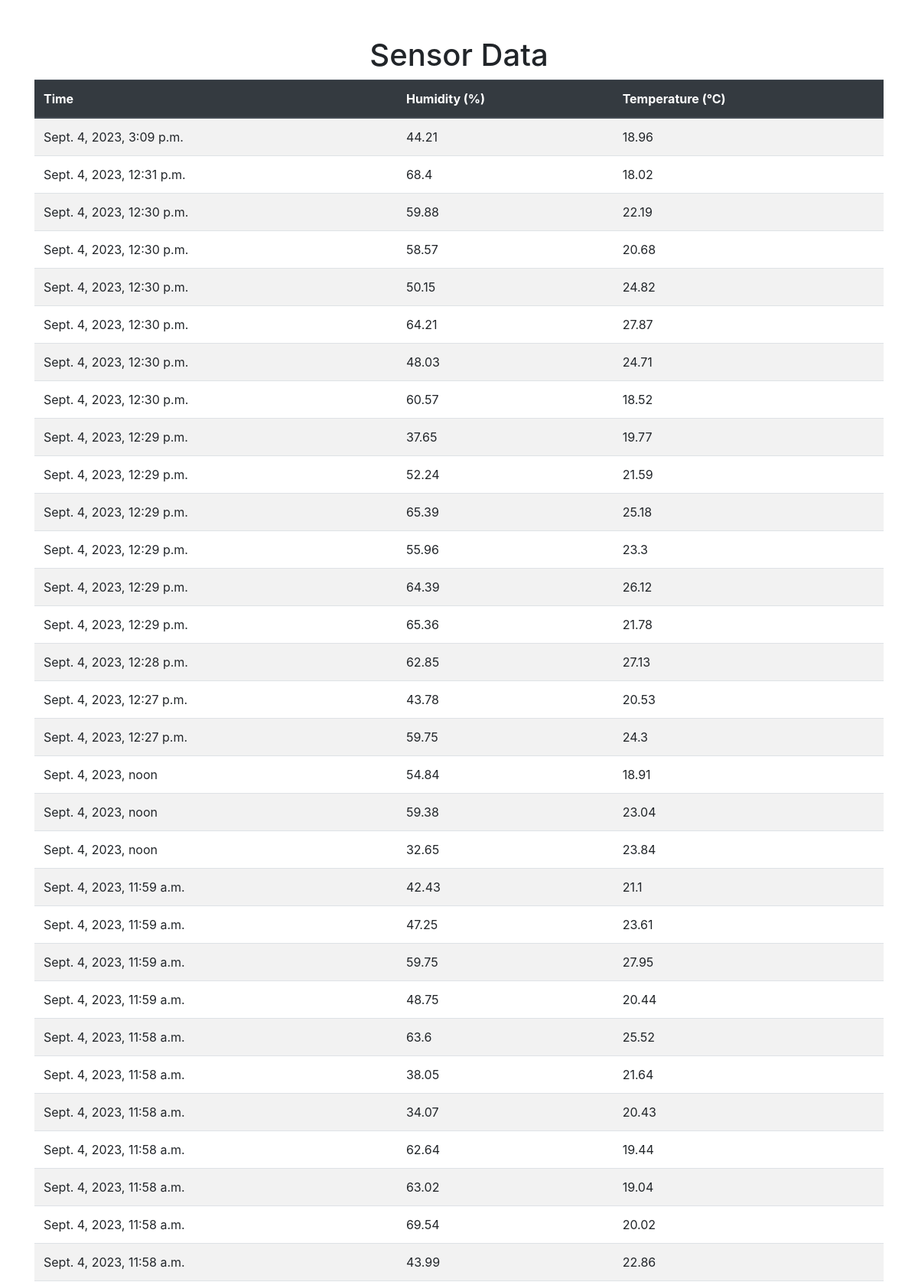
Page /show/ (upper part) on the committed database.
### SSE_DATA_STORE_AND_SHOW_APP/models.py (models this page shows)
class SSEDATAPOINT(models.Model):
    time = models.DateTimeField()
    humidity = models.FloatField()
    temperature = models.FloatField()

### SSE_DATA_STORE_AND_SHOW_APP/views.py (the view)
# urls.py: path('show/',show_data , name='show_data'),
def show_data(request):
    sensor_data = SSEDATAPOINT.objects.all().order_by('-time')
    return render(request, 'data_list2.html', {'sensor_data': sensor_data})

### SSE_DATA_GENERATOR_APP/views.py (called while the page is built)
def sse(request):
    def event_stream():
        while True:
            data = {
                'time': time.strftime("%Y-%m-%d %H:%M:%S"),
                'humidity': round(random.uniform(30, 70), 2),  # Simulate humidity data
                'temperature': round(random.uniform(18, 28), 2),  # Simulate temperature data
            }
            yield f"{json.dumps(data)}\n\n"
            time.sleep(10)  # Adjust the interval as needed
    response = StreamingHttpResponse(event_stream(), content_type="text/event-stream")
    response['Cache-Control'] = 'no-cache'
    return response

### SSE_DATA_STORE_AND_SHOW_APP/templates/data_list2.html (shortened to what this page needs)
<!DOCTYPE html>
<html>
<head>
    <link rel="stylesheet" href="https://maxcdn.bootstrapcdn.com/bootstrap/4.5.2/css/bootstrap.min.css">
</head>
<body>
    <div class="container mt-5">
        <h1 class="text-center">Sensor Data</h1>
        <table class="table table-striped">
            <thead class="thead-dark">
                <tr>
                    <th>Time</th>
                    <th>Humidity (%)</th>
                    <th>Temperature (°C)</th>
                </tr>
            </thead>
            <tbody>
                {% for data in sensor_data %}
                <tr>
                    <td>{{ data.time }}</td>
                    <td>{{ data.humidity }}</td>
                    <td>{{ data.temperature }}</td>
                </tr>
                {% empty %}
                <tr>
                    <td colspan="3" class="text-center">No data available.</td>
                </tr>
                {% endfor %}
            </tbody>
        </table>
    </div>
</body>
</html>

### rows in the picture
SSEDATAPOINT: time "Sept. 4, 2023, 3:09 p.m.", humidity "44.21", temperature "18.96"
SSEDATAPOINT: time "Sept. 4, 2023, 12:31 p.m.", humidity "68.4", temperature "18.02"
SSEDATAPOINT: time "Sept. 4, 2023, 12:30 p.m.", humidity "59.88", temperature "22.19"
SSEDATAPOINT: time "Sept. 4, 2023, 12:30 p.m.", humidity "58.57", temperature "20.68"
SSEDATAPOINT: time "Sept. 4, 2023, 12:30 p.m.", humidity "50.15", temperature "24.82"
SSEDATAPOINT: time "Sept. 4, 2023, 12:30 p.m.", humidity "64.21", temperature "27.87"
SSEDATAPOINT: time "Sept. 4, 2023, 12:30 p.m.", humidity "48.03", temperature "24.71"
SSEDATAPOINT: time "Sept. 4, 2023, 12:30 p.m.", humidity "60.57", temperature "18.52"
SSEDATAPOINT: time "Sept. 4, 2023, 12:29 p.m.", humidity "37.65", temperature "19.77"
SSEDATAPOINT: time "Sept. 4, 2023, 12:29 p.m.", humidity "52.24", temperature "21.59"
SSEDATAPOINT: time "Sept. 4, 2023, 12:29 p.m.", humidity "65.39", temperature "25.18"
SSEDATAPOINT: time "Sept. 4, 2023, 12:29 p.m.", humidity "55.96", temperature "23.3"
SSEDATAPOINT: time "Sept. 4, 2023, 12:29 p.m.", humidity "64.39", temperature "26.12"
SSEDATAPOINT: time "Sept. 4, 2023, 12:29 p.m.", humidity "65.36", temperature "21.78"
SSEDATAPOINT: time "Sept. 4, 2023, 12:28 p.m.", humidity "62.85", temperature "27.13"
SSEDATAPOINT: time "Sept. 4, 2023, 12:27 p.m.", humidity "43.78", temperature "20.53"
SSEDATAPOINT: time "Sept. 4, 2023, 12:27 p.m.", humidity "59.75", temperature "24.3"
SSEDATAPOINT: time "Sept. 4, 2023, noon", humidity "54.84", temperature "18.91"
SSEDATAPOINT: time "Sept. 4, 2023, noon", humidity "59.38", temperature "23.04"
SSEDATAPOINT: time "Sept. 4, 2023, noon", humidity "32.65", temperature "23.84"
SSEDATAPOINT: time "Sept. 4, 2023, 11:59 a.m.", humidity "42.43", temperature "21.1"
SSEDATAPOINT: time "Sept. 4, 2023, 11:59 a.m.", humidity "47.25", temperature "23.61"
SSEDATAPOINT: time "Sept. 4, 2023, 11:59 a.m.", humidity "59.75", temperature "27.95"
SSEDATAPOINT: time "Sept. 4, 2023, 11:59 a.m.", humidity "48.75", temperature "20.44"
SSEDATAPOINT: time "Sept. 4, 2023, 11:58 a.m.", humidity "63.6", temperature "25.52"
SSEDATAPOINT: time "Sept. 4, 2023, 11:58 a.m.", humidity "38.05", temperature "21.64"
SSEDATAPOINT: time "Sept. 4, 2023, 11:58 a.m.", humidity "34.07", temperature "20.43"
SSEDATAPOINT: time "Sept. 4, 2023, 11:58 a.m.", humidity "62.64", temperature "19.44"
SSEDATAPOINT: time "Sept. 4, 2023, 11:58 a.m.", humidity "63.02", temperature "19.04"
SSEDATAPOINT: time "Sept. 4, 2023, 11:58 a.m.", humidity "69.54", temperature "20.02"
SSEDATAPOINT: time "Sept. 4, 2023, 11:58 a.m.", humidity "43.99", temperature "22.86"
